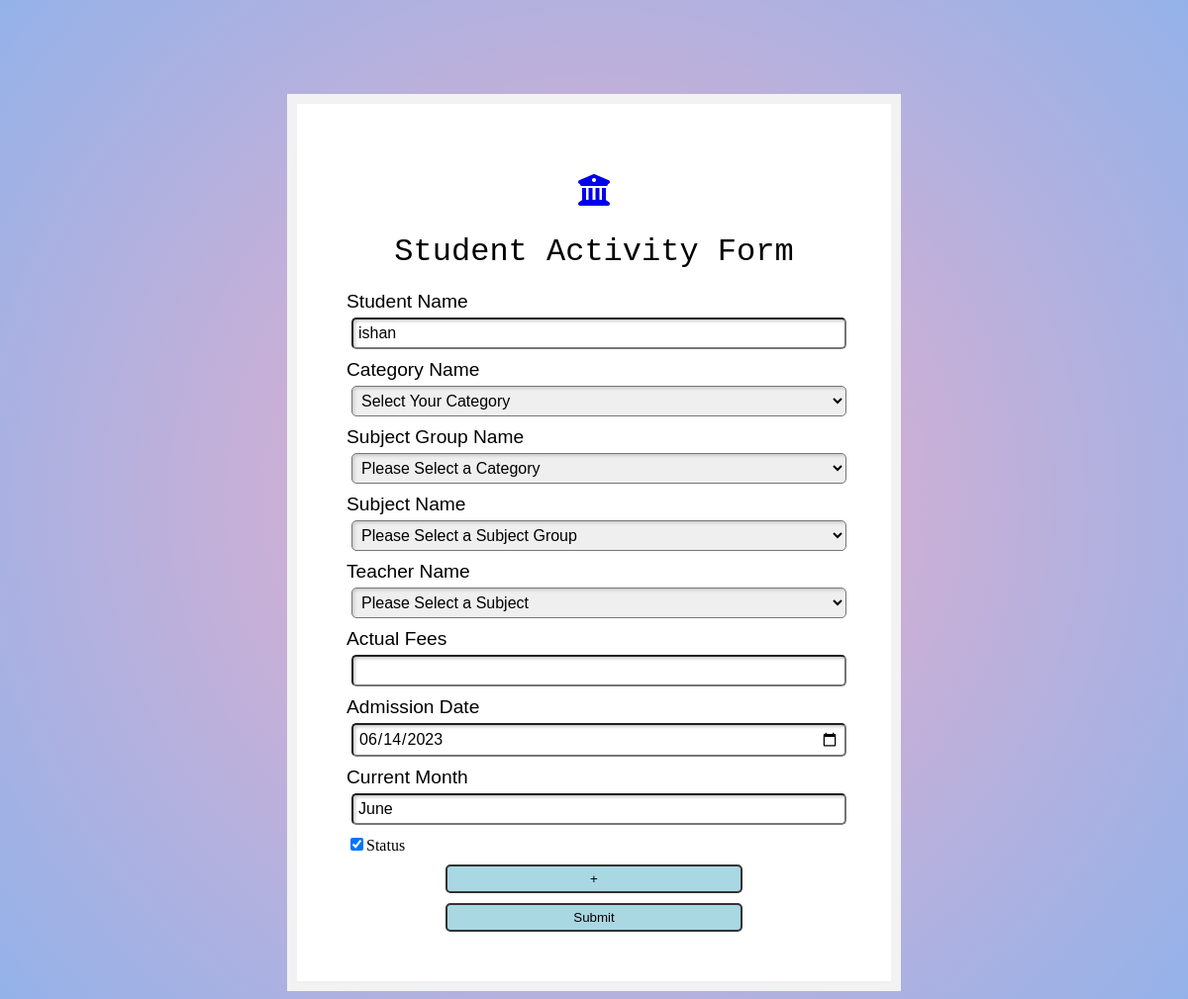
/student_add_sub.php?id=14, run on the app's committed database.
### tables this page shows
CREATE TABLE `student_registration` (
  `Student_id` int(11) NOT NULL,
  `Student_name` varchar(500) NOT NULL,
  `Student_reg_no` varchar(256) NOT NULL,
  `Phone_no` varchar(255) NOT NULL,
  `Address` varchar(1000) NOT NULL,
  `Guardian_phone` varchar(255) NOT NULL,
  `Email` varchar(500) NOT NULL,
  `Gender` varchar(20) NOT NULL,
  `Joining_date` date NOT NULL,
  `Class` varchar(50) NOT NULL,
  `Date_of_birth` date NOT NULL,
  `Status` char(1) NOT NULL DEFAULT 'Y'
);

### student_add_sub.php (the view, shortened to what this page needs)
<?php
include("conn.php");
?>
<?php
$id=$_REQUEST['id'];
 $data=mysqli_fetch_array(mysqli_query($conn,"SELECT * FROM student_registration WHERE Student_id='$id'"));
          $name =$data['Student_name'];
          $join_date = $data['Joining_date'];
          $d = date_parse_from_format("Y-m-d", $join_date);
          if($d["month"] ==1){
            $date='Jannuary';
          }
          elseif($d["month"] ==2){
            $date='February';
          }
          elseif($d["month"] ==3){
            $date='March';
          }
          elseif($d["month"] ==4){
            $date='April';
          }
          elseif($d["month"] ==5){
            $date='May';
          }
          elseif($d["month"] ==6){
            $date='June';
          }
          elseif($d["month"] ==7){
            $date='July';
          }
          elseif($d["month"] ==8){
            $date='August';
          }
          elseif($d["month"] ==9){
            $date='September';
          }
          elseif($d["month"] ==10){
            $date='October';
          }
          elseif($d["month"] ==11){
            $date='November';
          }
          elseif($d["month"] ==12){
            $date='December';
          }
?>
<!DOCTYPE html>
<html lang="en">
<head>
    <link rel = "stylesheet" href="student_act.css" >
    <link rel = "stylesheet" href="https://cdnjs.cloudflare.com/ajax/libs/font-awesome/6.1.1/css/all.min.css" />
</head>
<body>
<div class="form-box">
  <h1><a href="index.php"><i class="fa-solid fa-building-columns"></i></a></h1>
  <h1>Student Activity Form</h1>
  <form action="" name="paymentform" id="paymentform" method="post" onSubmit="return checking();">
    <div class="form-group">
      <label for="studentid">Student Name</label>
      <input class="form-control" id="Student_name" type="text" name="Student_name" value="<?php echo $name ?>"/>
    </div>
    <div class="form-group">
      <label for="categoryid">Category Name</label>
      <select class="form-control" name="Category_id" id="Category_id" onchange="subject_groupchk(this.value)" >
									<option value=""> Select Your Category</option>
	    </select>
    </div>
    <div class="form-group">
      <label for="categoryid">Subject Group Name</label>
      <select class="form-control" name="Subject_group_id" id="Subject_group_id" onchange="subject_chk(this.value)"  >
									<option value=""> Select Your subject group</option>
	    </select>
    </div>
    <div class="form-group">
      <label for="subjectid">Subject Name</label>
      <select class="form-control" name="Subject_id" id="Subject_id" onchange="teacher_chk(this.value)">
									<option value=""> Select your subject</option>
	    </select>
    </div>
    <div class="form-group">
    <label for="teacherid">Teacher Name</label>
      <select class="form-control" name="Teacher_id" id="Teacher_id" >
									<option value="">Select teacher</option>
	    </select>
    </div>
    <div class="form-group">
      <label for="fees">Actual Fees</label>
      <input class="form-control" id="Actual_fees" type="int" name="Actual_fees"/>
    </div>
    <div class="form-group">
      <label for="joining-date">Admission Date</label>
      <input class="form-control" id="Joining_date" type="date" name="Joining_date" value= "<?php echo $join_date ?>"oninput="showdt()"/>
    </div>
    <div class="form-group">
      <label for="Month">Current Month</label>
      <input class="form-control" id="Month" type="text" name="Month" value= "<?php echo $date ?>"/>
    </div>
    <input type="checkbox" name="Status" id="Status" value="Y" checked />Status
    <div class="but">
      <input class="btn btn-primary" type="submit" name="add" value="+" /><br>
    </div>
    <div class="but">
        <input class="btn btn-primary" type="submit" value="Submit" /><br>
    </div>
  </form>
</div>
</body>
</html>

### student_act.css (style rules this page uses)
body { background: rgb(238,174,202); background: radial-gradient(circle, rgba(238,174,202,1) 0%, rgba(148,178,233,1) 100%); margin-top: 95px; }
.form-box { max-width: 500px; margin: auto; padding: 50px; background: #ffffff; border: 10px solid #f2f2f2; }
.form-group { margin-bottom: 5px; font-family: sans-serif; }
h1 { text-align: center; font-family:Arial, Helvetica, sans-serif; font: 2em "typewriter", monospace; align-self: center; }
input[type=text],input[type=int],input[type=date], select { border-radius: 5px; font-family: inherit; font-size: 100%; padding: 5px; margin: 5px; box-sizing: border-box; width: 100%; box-shadow: inset 2px 2px 3px #ccc; }
label { font: 1.2em "typewriter", sans-serif; }
.but,.bt { display: flex; justify-content: center; margin-top: 10px; }
.btn { background-color: rgb(169, 215, 226); padding: 5px; font: bold 1.2em ; border: 2px solid #333; border-radius: 5px; width: 60%; cursor: pointer; }

### data on the page
student_registration: Student_name "ishan", Joining_date "06/14/2023", Month "June"
